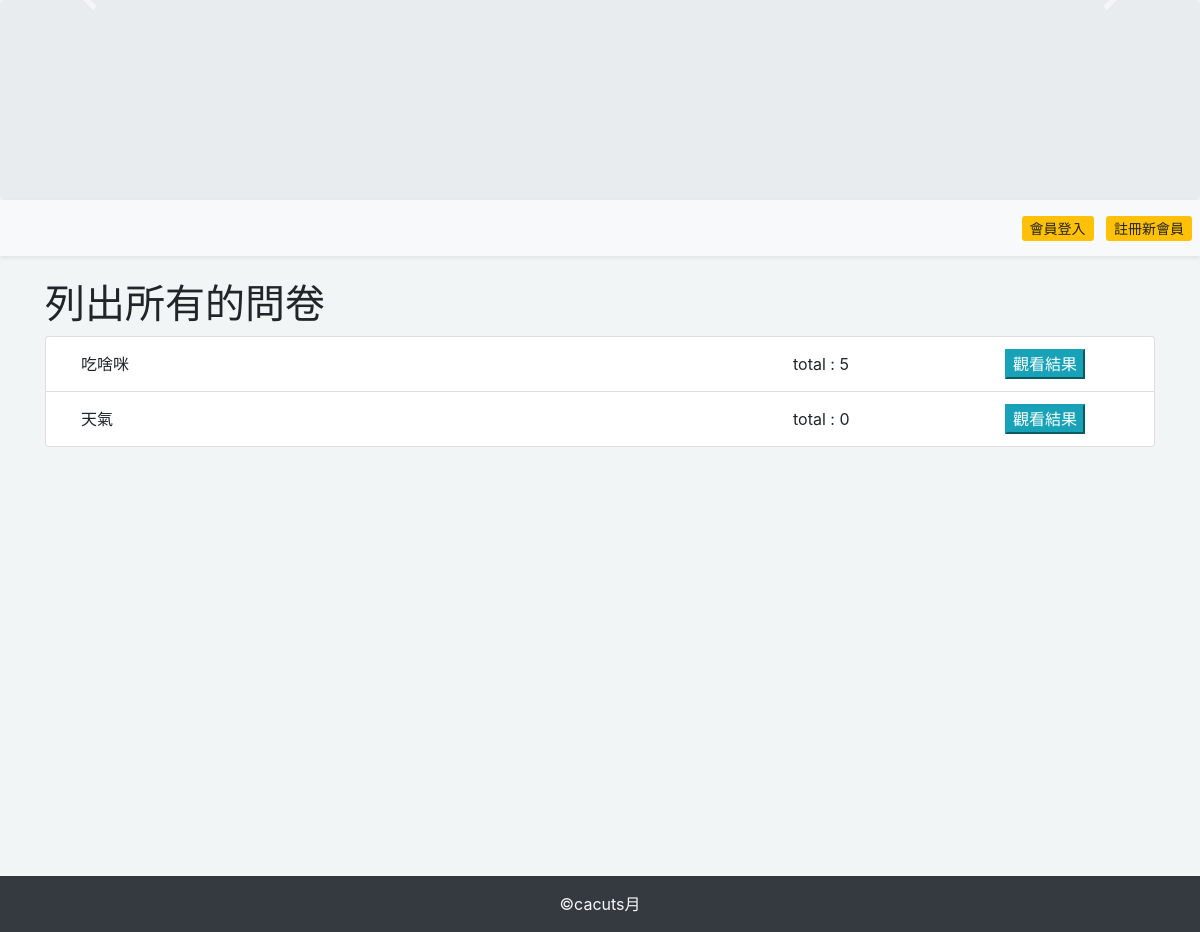
Before: / with the older database file.
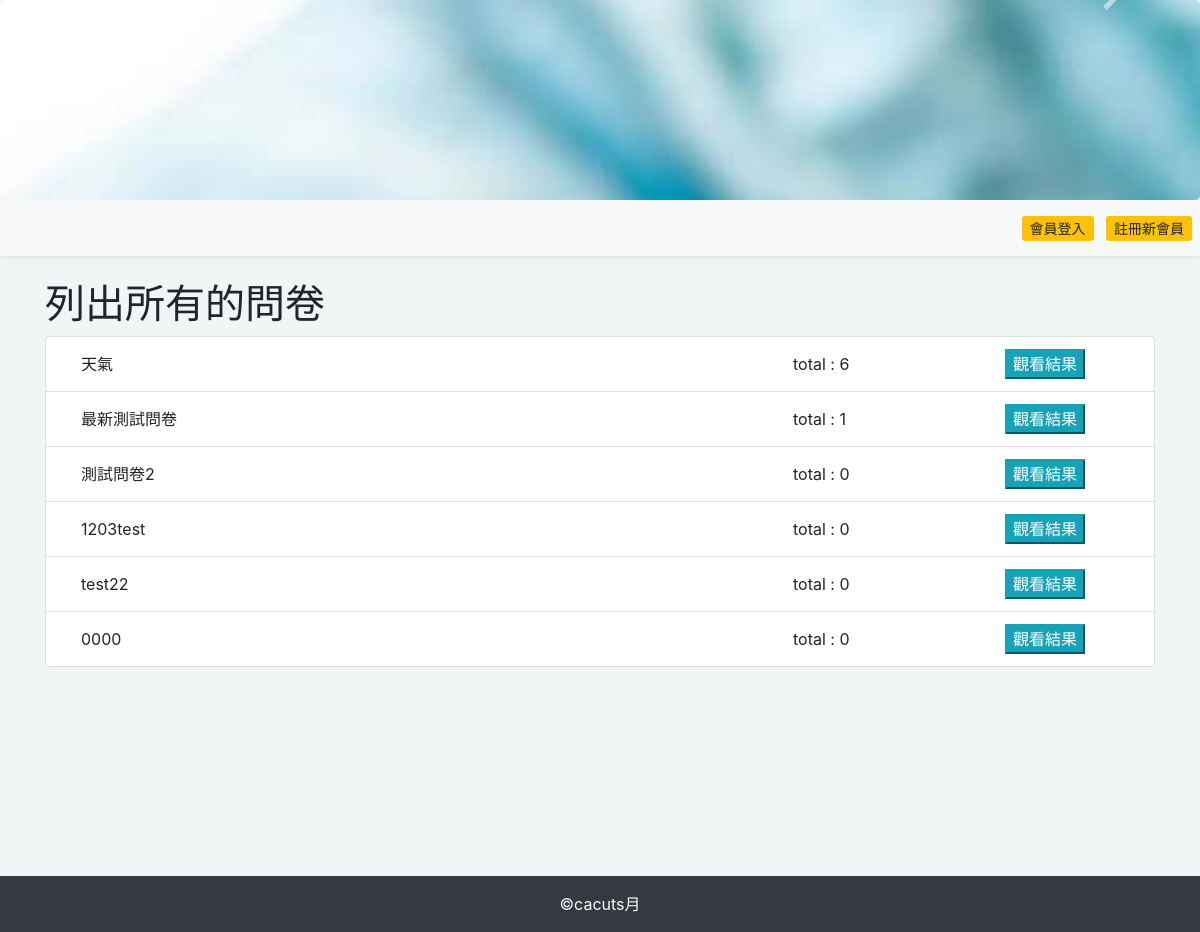
After: the same page with the newer database file.
### tables this page shows
CREATE TABLE `topics` (
  `id` int(11) UNSIGNED NOT NULL,
  `topic` varchar(128) NOT NULL COMMENT '主題'
);

CREATE TABLE `ad` (
  `id` int(11) UNSIGNED NOT NULL,
  `name` varchar(64) NOT NULL COMMENT '檔名',
  `sh` tinyint(1) UNSIGNED NOT NULL COMMENT '上架',
  `intro` varchar(64) DEFAULT NULL COMMENT '備註'
);

### api/db.php (called while the page is built, shortened)
<?php
$dsn="mysql:host=localhost;charset=utf8;dbname=vote";
$pdo=new PDO($dsn,'root','');
 function rows($table,$array){
    global $pdo;
    $sql="SELECT count(*) FROM `$table` WHERE ";
        foreach($array as $key=>$value){
            $tmp[]="`$key`='$value'";
        }
        $sql=$sql. implode(" AND ",$tmp);
    return $pdo->query($sql)->fetchColumn();
}
function all($table,...$arg){
global $pdo;
$sql="SELECT * FROM `$table` ";
if(isset($arg[0])){
    if(is_array($arg[0])){
        foreach($arg[0] as $key=>$value){
            $tmp[]="`$key`='$value'";
        }
        $sql=$sql."where " . implode(" AND ",$tmp);
    }else{
        $sql=$sql.$arg[0];
    }
}
$rows=$pdo->query($sql)->fetchAll(PDO::FETCH_ASSOC);
return $rows;
}
function q($sql){
    global $pdo;
    return $pdo->query($sql)->fetchAll(PDO::FETCH_ASSOC);
}
?>

### frontend/show_vote_list.php (the view)
<h1>列出所有的問卷</h1>
<?php
$subjects=all('topics');
echo "<ol class='list-group'>";
foreach ($subjects as $key => $value) {
    if(rows('options',['topic_id'=>$value['id']]) > 0){
    echo "<li class='list-group-item'>";
    if(isset($_SESSION['user'])){
        echo "<a class='d-inline-block col-md-8' href='index.php?do=vote&id={$value['id']}'>";
        echo $value['topic'];
        echo "</a>";
    }else{
        echo "<span class='d-inline-block col-md-8'>".$value['topic']."</span>";
    }
    $count=q("select sum(`count`) as 'total' from `options` where `topic_id`='{$value['id']}'");
    echo "<span class='d-inline-block col-md-2 '>";
    echo "total : ". $count[0]['total'] ;
    echo "</span>";
    echo "<a href='?do=vote_result&id={$value['id']}' class='d-inline-block col-md-2 text-center'>";
    echo "<button class='btn-info'>觀看結果</button>";
    echo "</a>";
    echo "</li>";
}
}
echo "</ol>";
?>

### index.php (shortened to what this page needs)
<?php include_once "./api/db.php"; ?>
<!DOCTYPE html>
<html lang="en">
<head>
    <link rel="stylesheet" href="https://stackpath.bootstrapcdn.com/bootstrap/4.2.1/css/bootstrap.min.css">
</head>
<body>
<div class="jumbotron p-0 mb-0" style="overflow:hidden;height:200px;">
<a href="?">
    <div id="carouselExampleIndicators" class="carousel slide position-relative" data-ride="carousel">
        <div class="carousel-inner position-absolute" style="top:-250px;">
        <?php
            $images=all('ad',['sh'=>1]);
            foreach($images as $key => $image){
                if($key==0){
                    echo "<div class='carousel-item active'>";
                }else{
                    echo "<div class='carousel-item'>";
                }
            echo "<img src='./img/{$image['name']}' alt='{$image['intro']}' class='d-block w-100'></div>";
            }
        ?>
        </div>
        <a class="carousel-control-prev" href="#carouselExampleIndicators" role="button" data-slide="prev">
            <span class="carousel-control-prev-icon" aria-hidden="true"></span>
        </a>
        <a class="carousel-control-next" href="#carouselExampleIndicators" role="button" data-slide="next">
            <span class="carousel-control-next-icon" aria-hidden="true"></span>
        </a>
    </div>
</a>
</div>
<nav class="bg-light shadow-sm py-3 px-2 text-right mb-4 d-flex justify-content-between">
    <div>&nbsp;</div>
<?php
if(isset($_SESSION['user'])){
    echo "<span class='pr-5 '>歡迎，{$_SESSION['user']} : )</span>";
    echo "<a href='logout.php' class='btn-sm btn-warning'>登出</a>";
}else{
?>
<div class="">
    <a href="?do=login" class="mr-2 btn-sm btn-warning">會員登入</a>
    <a href="?do=reg" class=" btn-sm  btn-warning">註冊新會員</a>
</div>
<?php
}
?>
</nav>
<div class="container">
    <?php
    $do=(isset($_GET['do']))?$_GET['do']:'show_vote_list';
    $file="./frontend/".$do.".php";
    if(file_exists($file)){
        include $file;
    }else{
        include "./frontend/show_vote_list.php";
    }
    ?>
</div>
<div class="p-3 text-center text-light bg-dark">
    &copy;cacuts月
</div>
</body>
</html>

### index.php (style rules this page uses)
body { background-color: #f2f5f5; }
.container { min-height: 596px; }

Changed rows visible on the page:
removed topics: topic "吃啥咪", total "5"
added ad: name (picture)
computed for topics "天氣": total "0" → "6"
added topics: topic "最新測試問卷", total "1"
added topics: topic "測試問卷2", total "0"
added topics: topic "1203test", total "0"
added topics: topic "test22", total "0"
added topics: topic "0000", total "0"
